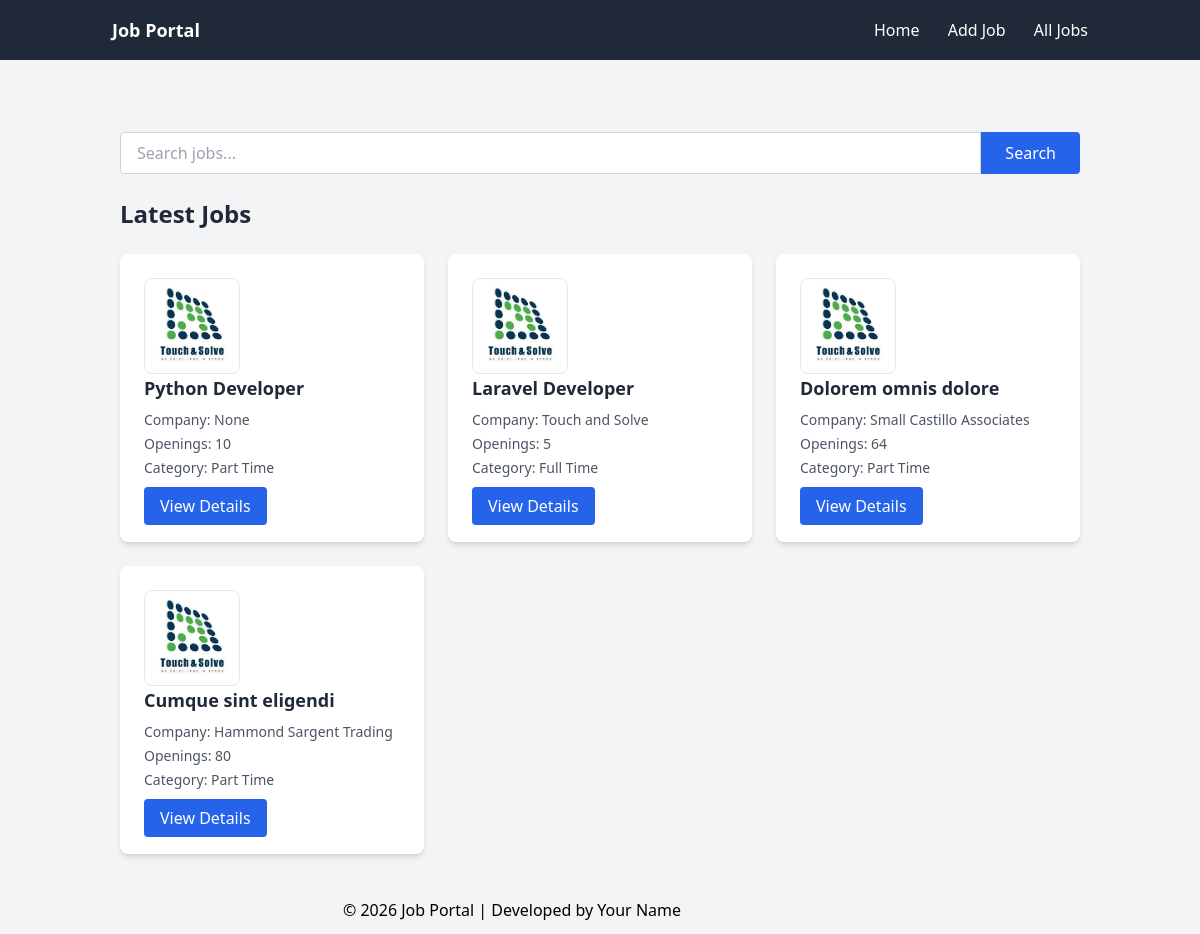
The app's page /browse_jobs/, older data.
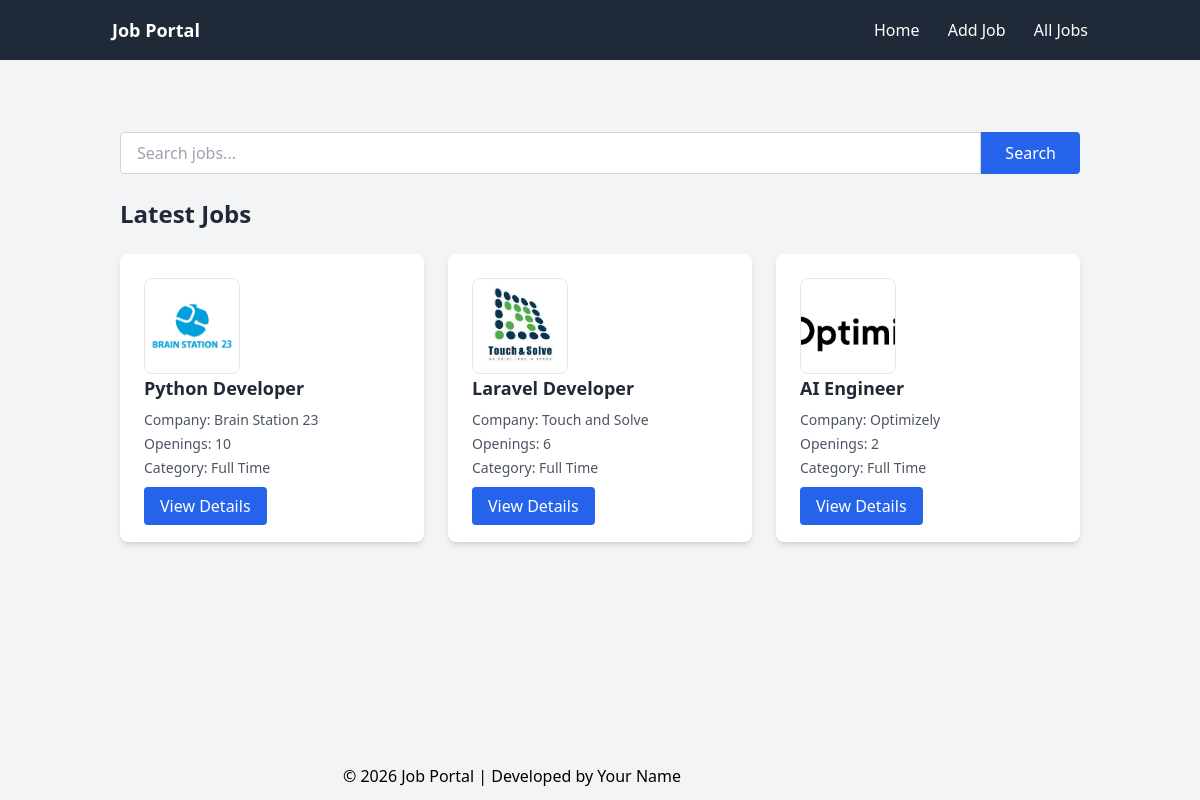
The same page, newer data.
### Job/models.py (models this page shows, shortened)
class Job(models.Model):
    job_title = models.CharField(max_length=100)
    company_name = models.CharField(null=True)
    company_logo = models.ImageField(upload_to='company_logo/', null=True, blank=True)
    vacancy = models.IntegerField()
    category = models.CharField(max_length=50)
    description = models.TextField(max_length=500)
    skills = models.CharField(max_length=100)
    created_at = models.DateTimeField(auto_now_add=True, null=True)

### Job/views.py (the view)
# urls.py: path('browse_jobs/', views.browse_jobs, name='browse_jobs'),
def browse_jobs(request):
    query = request.GET.get('q')
    if query:
        all_jobs = Job.objects.filter(
            Q(job_title__icontains = query) |
            Q(company_name__icontains = query) |
            Q(category__icontains = query)
        )
    else:
        all_jobs = Job.objects.all()
    context = {
        'jobs': all_jobs,
        'query' : query
    }
    return render(request, 'Jobs/browse_jobs.html', context)

### templates/Jobs/browse_jobs.html (shortened to what this page needs)
{% extends 'base.html' %}
{% block content %}
<script src="https://cdn.tailwindcss.com"></script>
<div class="max-w-6xl mx-auto mt-10 px-4">
    <form method="GET" class="mb-6 flex">
        <input type="text" name="q" placeholder="Search jobs..." value="{{ request.GET.q }}"
            class="w-full border border-gray-300 px-4 py-2 rounded-l focus:outline-none focus:ring-2 focus:ring-blue-500">
        <button type="submit" class="bg-blue-600 text-white px-6 rounded-r hover:bg-blue-700">
            Search
        </button>
    </form>
    <h2 class="text-2xl font-bold text-gray-800 mb-6">
        Latest Jobs
    </h2>
    <div class="grid grid-cols-1 md:grid-cols-2 lg:grid-cols-3 gap-6">
        {% if jobs %}
        {% for job in jobs %}
        <div class="bg-white shadow-md rounded-lg p-6 hover:shadow-lg transition">
            <img src="{{ job.company_logo.url }}" alt="Company Logo" class="w-24 h-24 object-cover rounded-lg border">
            <h3 class="text-lg font-semibold text-gray-800 mb-2">
                {{ job.job_title }}
            </h3>
            <p class="text-gray-600 text-sm mb-1">Company: {{ job.company_name }}</p>
            <p class="text-gray-600 text-sm mb-1">Openings: {{ job.vacancy }}</p>
            <p class="text-gray-600 text-sm mb-4">Category: {{ job.category }}</p>
            <a href="{% url 'single_job_view' job.id %}"
                class="bg-blue-600 text-white px-4 py-2 rounded hover:bg-blue-700">
                View Details
            </a>
        </div>
        {% endfor %}
        {% else %}
        <p>{{ query }} is not Found!</p>
        {% endif %}
    </div>
</div>
{% endblock %}

### templates/base.html (shortened to what this page needs)
<!DOCTYPE html>
<html lang="en">
<head>
    <script src="https://cdn.tailwindcss.com"></script>
</head>
<body class="bg-gray-100 flex flex-col min-h-screen">
    {% include 'includes/header.html' %}
    <main class="flex-grow container mx-auto px-4 py-8">
        {% block content %}
        {% endblock %}
    </main>
    {% include 'includes/footer.html' %}
</body>
</html>

### templates/includes/header.html
<nav class="bg-gray-800 text-white">
    <div class="container mx-auto px-6 py-4 flex justify-between items-center">
        <a href="{% url 'home' %}" class="text-lg font-bold">
            Job Portal
        </a>
        <div class="space-x-6">
            <a href="{% url 'home' %}" class="hover:text-yellow-400">Home</a>
            <a href="{% url 'add_job' %}" class="hover:text-yellow-400">Add Job</a>
            <a href="{% url 'all_jobs' %}" class="hover:text-yellow-400">All Jobs</a>
        </div>
    </div>
</nav>

### templates/includes/footer.html
<footer class="bg-dark text-black text-center py-3">
    <div class="container">
        <p class="mb-0">
            © 2026 Job Portal | Developed by Your Name
        </p>
    </div>
</footer>

Row changes from the older to the newer data that the page shows:
removed Job: company_logo (picture), job_title "Dolorem omnis dolore", company_name "Small Castillo Associates", vacancy "64", category "Part Time"
removed Job: company_logo (picture), job_title "Cumque sint eligendi", company_name "Hammond Sargent Trading", vacancy "80", category "Part Time"
changed Job "Python Developer": company_logo: a different picture; company_name "None" → "Brain Station 23"; category "Part Time" → "Full Time"
changed Job "Laravel Developer": vacancy "5" → "6"
added Job: company_logo (picture), job_title "AI Engineer", company_name "Optimizely", vacancy "2", category "Full Time"
